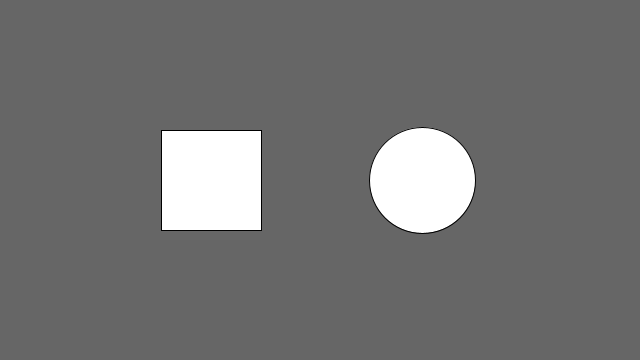
Frame 1 (no input)
Frame 60 (the mouse pressed at the canvas centre just before this capture): identical to frame 1, image omitted
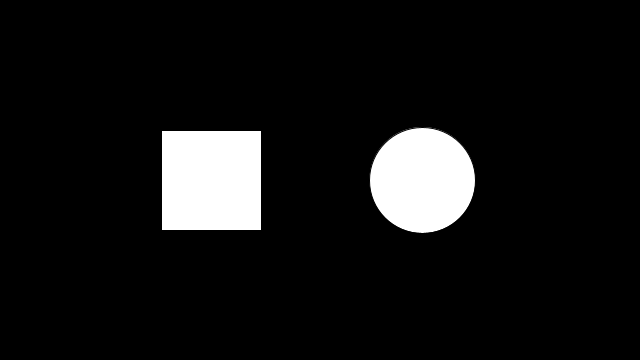
Frame 120 (the mouse held since frame 60 and released just before this capture)

The Processing sketch that drew these frames (run headless with seeded random() and noise(); from frame 60 on, the mouse is pressed at the canvas centre):

// Processing sketch: processing_63701
// ── processing_63701.pde

//Ferenc Tobak 0171317
//Interface 2 - 3A

float rx, ry;    // rectangle x- and y-coordinate
float rd = 100;  // rectangle width
  
float ex, ey;    // ellipse x- and y-coordinate
float ed = 106;  // ellipse diameter
  


void setup() {
  size(640, 360);
  smooth();
   
  // Set the x- and y-coordinates for the rectangle
  rx = width * 0.33 - rd/2;
  ry = height * 0.5 - rd/2;
   
  // Set the x- and y-coordinates for the ellipse
  ex = width * 0.66;
  ey = height * 0.5;
}
  
  
void draw()
{
 
  //mouse bkgd
  if(mousePressed==true)
  {
    background(0);
  }
  else
  {
    background(102);
  }
  
 //variables 

 float radd= dist(mouseX, mouseY, ex, ey); 
 
 int ew=(255);
 int eb=(0);
 int rw=(255);
 int rb=(0);

 
    //ellipse mod
  if (radd<(ed/2) && (radd>0) && (mousePressed == true))
  {
    fill(eb);
    int (rw=0);
  }
  if (radd<(ed/2) && (radd>0) && (mousePressed == false))
  {
    fill(255,0,0);
  }
  else{
    fill(ew);
    }
  
   ellipse(ex, ey, ed, ed);
  
  //rect mod
  
   if ((mouseX>rx) && (mouseX<rx+rd) && (mouseY>ry) && (mouseY<ry+rd) && (mousePressed==true))
  {
    fill(255,0,0);
    }
    if ((mouseX>rx) && (mouseX<rx+rd) && (mouseY>ry) && (mouseY<ry+rd)  && (mousePressed==false))
  {
    fill(rb);
    }
  else
  {
    fill(rw);
}
rect(rx, ry, rd, rd);

}
